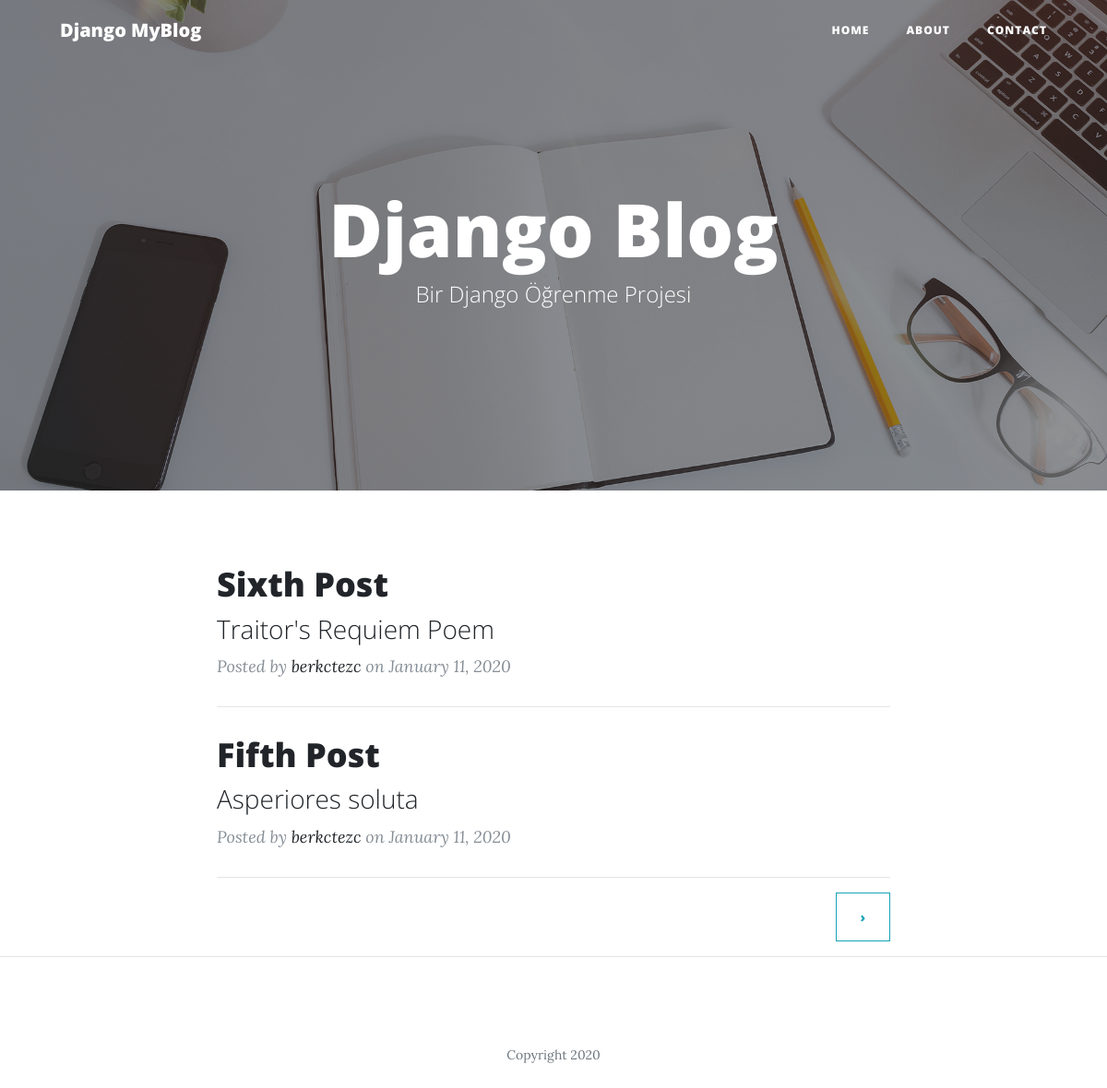
The page / on the database its author committed.
### blog/models.py (models this page shows, shortened)
class Post(models.Model):
    title = models.CharField(max_length=100)
    subtitle = models.CharField(max_length=100)
    content = RichTextField()
    author = models.ForeignKey(  # coktan tekile ilişki ( bir kullanıcı bir çok içerik üretebilir)
        'auth.User',  # django tarafından oluşturulmuş kullanıcı bilgisi
        on_delete=models.CASCADE,  # olusturan kullanıcı silme islemi gerceklestirebilir
    )
    date = models.DateTimeField(auto_now_add=True)
    image = models.ImageField(upload_to='images/', null=True)
    class Meta:
        ordering = ['-date']

### blog/views.py (the view)
# urls.py: path('', BlogPageView.as_view(), name='index'),
class BlogPageView(ListView):
    model = Post
    template_name = 'index.html'
    paginate_by = 2

### templates/index.html (shortened to what this page needs)
{% extends 'base.html' %} {% block content %} {% load static %}
<header class="masthead" style="background-image: url( {% static 'img/home-bg.jpg' %})">
  <div class="overlay"></div>
  <div class="container">
    <div class="row">
      <div class="col-lg-8 col-md-10 mx-auto">
        <div class="site-heading">
          <h1>Django Blog</h1>
          <span class="subheading">Bir Django Öğrenme Projesi</span>
        </div>
      </div>
    </div>
  </div>
</header>
<div class="container">
  <div class="row">
    <div class="col-lg-8 col-md-10 mx-auto">
      {% for post in object_list %}
      <div class="post-preview">
        <a href="{% url 'post' post.pk %}">
          <h2 class="post-title">
            {{ post.title }}
          </h2>
          <h3 class="post-subtitle">
            {{ post.subtitle }}
          </h3>
        </a>
        <p class="post-meta">
          Posted by
          <a href="#">{{ post.author }}</a>
          on {{ post.date|date:"F d, Y" }}
        </p>
      </div>
      <hr />
      {% endfor %}
      <div class="clearfix">
        {% if is_paginated %}
          {% if page_obj.number == 1 %}
            <a href="?page=2" class="btn btn-outline-info float-right">&rsaquo;</a>
          {% endif %}
        {% endif  %}
      </div>
    </div>
  </div>
</div>
<hr />
{% endblock content %}

### templates/base.html
{% include 'header.html' %}
{% block content %}
{% endblock content %}
{% include 'footer.html' %}

### templates/header.html (shortened to what this page needs)
{% load static %}
<!DOCTYPE html>
<html lang="en">
<head>
  <link href="{% static  '../static/vendor/bootstrap/css/bootstrap.min.css' %}" rel="stylesheet">
  <link href=" {% static '../static/vendor/fontawesome-free/css/all.min.css" rel="stylesheet' %}" type="text/css">
  <link href="{% static 'css/clean-blog.min.css' %}" rel="stylesheet">
</head>
<body>
  <nav class="navbar navbar-expand-lg navbar-light fixed-top" id="mainNav">
    <div class="container">
      <a class="navbar-brand" href="/">Django MyBlog</a>
      <div class="collapse navbar-collapse" id="navbarResponsive">
        <ul class="navbar-nav ml-auto">
          <li class="nav-item">
            <a class="nav-link" href="/">Home</a>
          </li>
          <li class="nav-item">
            <a class="nav-link" href="/about">About</a>
          </li>
          <li class="nav-item">
            <a class="nav-link" href="/contact">Contact</a>
          </li>
        </ul>
      </div>
    </div>
  </nav>

### templates/footer.html (shortened to what this page needs)
 {% load static %}
  <footer>
    <div class="container">
      <div class="row">
        <div class="col-lg-8 col-md-10 mx-auto">
          <p class="copyright text-muted">Copyright 2020</p>
        </div>
      </div>
    </div>
  </footer>
</body>
</html>

### rows shown on the page
Post: title "Sixth Post", subtitle "Traitor's Requiem Poem", author "berkctezc", date "January 11, 2020"
Post: title "Fifth Post", subtitle "Asperiores soluta", author "berkctezc", date "January 11, 2020"
